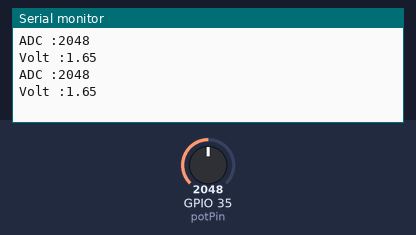
A sketch run on a simulated ESP32. On the bench: the last lines printed to the serial monitor. The test bench sets the inputs (shaded band); at power-on: GPIO 35 (potPin) = 2048.

Above: at 2.2 s.
2.3 s: GPIO 35 (potPin) set to 2866
At 3.6 s:
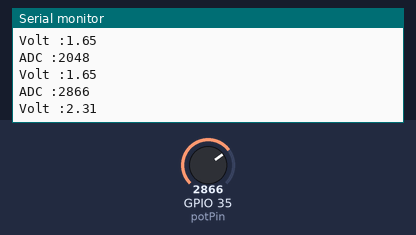
3.8 s: GPIO 35 (potPin) set to 3603
At 4.5 s:
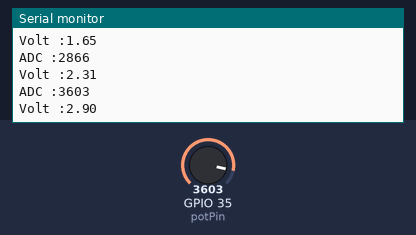
Timing chart, 0 to 6.8 s (numbered marks = the images above; inputs shaded):
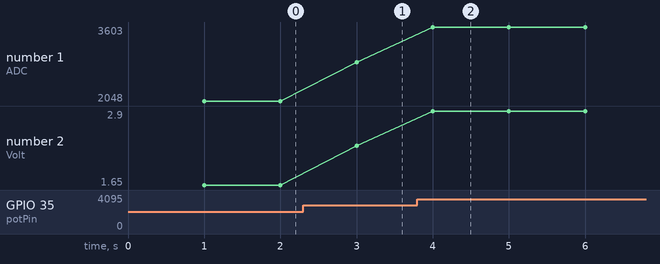

Measured:
- after the input at 2.3 s, the serial monitor: prints a new line after 0.70 s (image 1)
- after the input at 3.8 s, the serial monitor: prints a new line after 0.20 s (image 2)
- plotted number 1: 2048 → 2866 after the input at 2.3 s, 2866 → 3603 after the input at 3.8 s
- plotted number 2: 1.65 → 2.31 after the input at 2.3 s, 2.31 → 2.9 after the input at 3.8 s

The sketch:

Test_ADC.ino
```cpp
const int potPin = 35;


// variable for storing the potentiometer value
int potValue = 0;
float voltValue = 0;

void setup() {
  Serial.begin(115200);
  delay(1000);
  pinMode(potPin, INPUT);
  //pinMode(15, OUTPUT);
  //digitalWrite(15, HIGH);
}

void loop() {
  // Reading potentiometer value
//  digitalWrite(15, HIGH);
//  analogRead(potValue);
  potValue = analogRead(potPin);
  voltValue = (potValue * 3.3) / 4095;
//  digitalWrite(15, LOW);
  Serial.print("ADC :");
  Serial.println(potValue);
  Serial.print("Volt :");
  Serial.println(voltValue);
  delay(1000);
}
```
